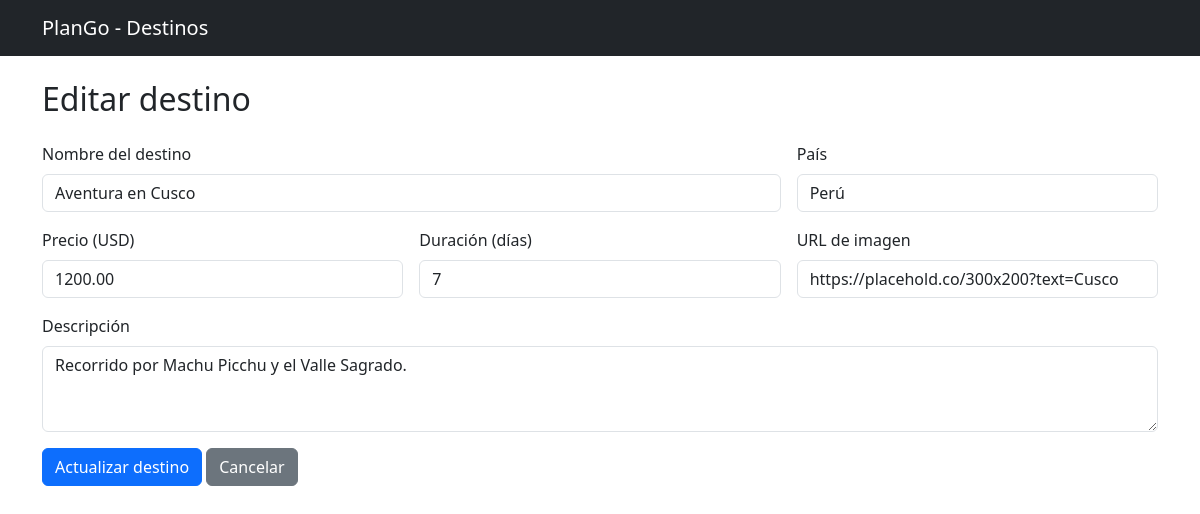
The page /editar.php?id=2 on the database its author committed.
### tables this page shows
CREATE TABLE IF NOT EXISTS destinos (
    id_destino     INT AUTO_INCREMENT PRIMARY KEY,
    nombre         VARCHAR(100) NOT NULL,
    pais           VARCHAR(60)  NOT NULL,
    precio         DECIMAL(10,2) NOT NULL,
    duracion_dias  INT NOT NULL,
    descripcion    TEXT,
    imagen         VARCHAR(255)
);

### modelo/ModeloDestino.php (called while the page is built, shortened)
<?php
class ModeloDestino {
    public static function mdlMostrarDestino($id) {
        $con = Conexion::conectar();
        $stmt = $con->prepare("SELECT * FROM destinos WHERE id_destino = ?");
        $stmt->bind_param('i', $id);
        $stmt->execute();
        $destino = $stmt->get_result()->fetch_assoc();
        return $destino;
    }
}

### controlador/ControladorDestino.php (called while the page is built, shortened)
<?php
require_once __DIR__ . '/../modelo/ModeloDestino.php';
class ControladorDestino {
    public function ctrMostrarDestino($id) {
        return ModeloDestino::mdlMostrarDestino($id);
    }
}

### editar.php (the view, shortened to what this page needs)
<?php
require_once 'controlador/ControladorDestino.php';
$controlador = new ControladorDestino();
$controlador->ctrActualizarDestino();
$id = isset($_GET['id']) ? $_GET['id'] : null;
$destino = $controlador->ctrMostrarDestino($id);
?>
<?php include 'vista/plantillas/header.php'; ?>
<div class="container">
    <h2 class="mb-4">Editar destino</h2>
    <form method="POST" action="editar.php?id=<?php echo $destino['id_destino']; ?>" class="row g-3">
        <div class="col-md-8">
            <label class="form-label">Nombre del destino</label>
            <input type="text" name="nombre" class="form-control" value="<?php echo $destino['nombre']; ?>" required>
        </div>
        <div class="col-md-4">
            <label class="form-label">País</label>
            <input type="text" name="pais" class="form-control" value="<?php echo $destino['pais']; ?>" required>
        </div>
        <div class="col-md-4">
            <label class="form-label">Precio (USD)</label>
            <input type="number" step="0.01" min="0" name="precio" class="form-control" value="<?php echo $destino['precio']; ?>" required>
        </div>
        <div class="col-md-4">
            <label class="form-label">Duración (días)</label>
            <input type="number" min="1" name="duracion_dias" class="form-control" value="<?php echo $destino['duracion_dias']; ?>" required>
        </div>
        <div class="col-md-4">
            <label class="form-label">URL de imagen</label>
            <input type="text" name="imagen" class="form-control" value="<?php echo $destino['imagen']; ?>">
        </div>
        <div class="col-12">
            <label class="form-label">Descripción</label>
            <textarea name="descripcion" class="form-control" rows="3" required><?php echo $destino['descripcion']; ?></textarea>
        </div>
        <div class="col-12">
            <button type="submit" class="btn btn-primary">Actualizar destino</button>
            <a href="index.php" class="btn btn-secondary">Cancelar</a>
        </div>
    </form>
</div>
<?php include 'vista/plantillas/footer.php'; ?>

### rows shown on the page
destinos: nombre "Aventura en Cusco", pais "Perú", precio "1200.00", duracion_dias "7", imagen "https://placehold.co/300x200?text=Cusco", descripcion "Recorrido por Machu Picchu y el Valle Sagrado."
